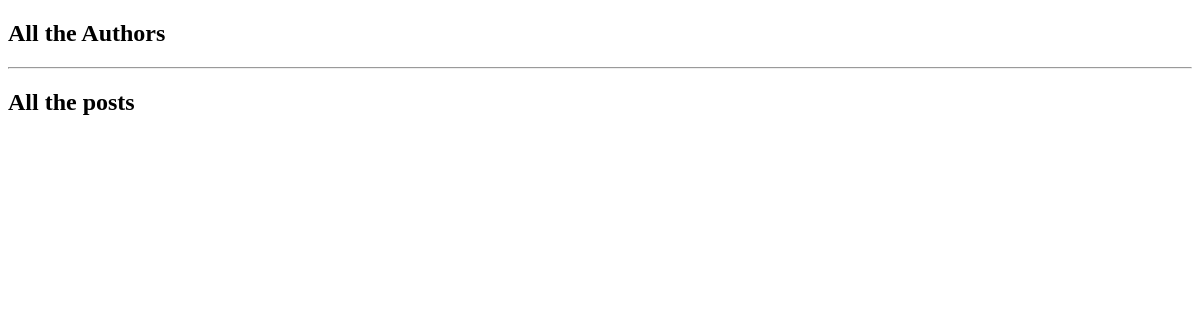
Before: /polls/post with the older database file.
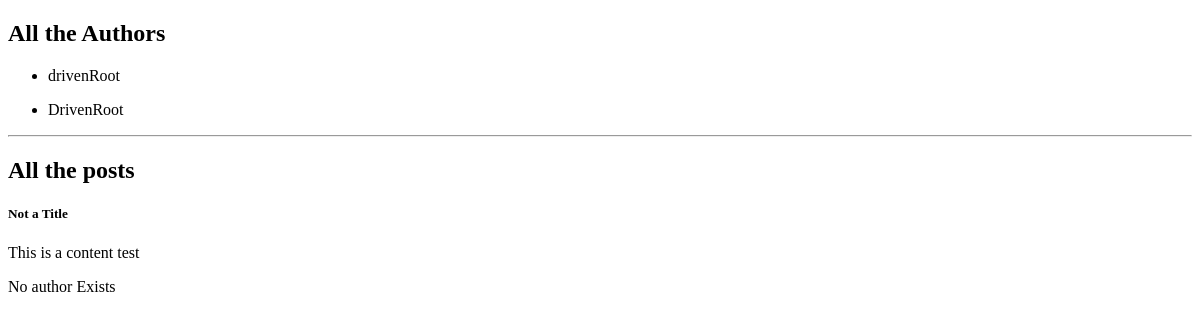
After: the same page with the newer database file.
### polls/models.py (models this page shows)
class Author(models.Model):
    name = models.CharField(max_length=50)
    def __str__(self):
        return self.name

class Post(models.Model):
    title = models.CharField(max_length=100)
    content = models. TextField()
    published_date =  models.DateField(blank=True, null=True, auto_now=True)
    author = models.ManyToManyField(Author, related_name="posts")

### polls/views.py (the view)
# urls.py: path('post', views.test, name ="test")
def test(request):
    authors = Author.objects.all()
    posts = Post.objects.prefetch_related('author').all()
    context = {
        'authors': authors,
        'posts':posts
    }
    return render(request, 'polls/post.html', context)

### polls/templates/polls/post.html (shortened to what this page needs)
{% extends 'polls/base.html'%}
{% block content%}
<div>
    <h2>All the Authors</h2>
    {% for author in authors%}
    <ul>
        <li>
            {{author}}
        </li>
    </ul>
    {% endfor %}
</div>
<hr>
<div>
    <h2>All the posts</h2>
    {% for post in posts%}
    <h5>{{post.title}}</h5>
    <p>{{post.content}}</p>
    {% if author %}
    {% for a in author%}
    <p>{{post.author}}</p>
    {% endfor %}
    {% else %}
    <p>No author Exists</p>
    {% endif %}
    {% endfor%}
</div>
{% endblock %}

### polls/templates/polls/base.html (shortened to what this page needs)
<!DOCTYPE html>
<html lang="en">
<head>
</head>
<body>
    {% block content %}
    {% endblock %}
</body>
</html>

Changed rows visible on the page:
added Author: name "drivenRoot"
added Author: name "DrivenRoot"
added Post: title "Not a Title", content "This is a content test"
